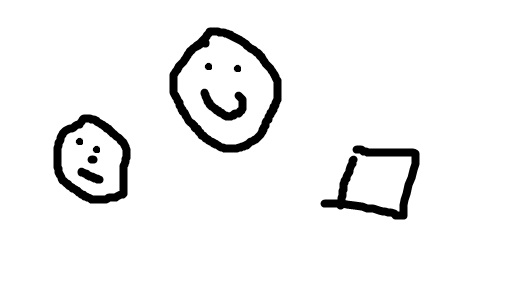
#> input picture img_bw.jpg, 512 x 288 px, given in place of the camera
$ python hand_convex_hull_tracker.py   (older library calls are emulated)
#> lines starting #> are read from the running program, lines starting #| are printed output that depends on the picture; after the words box and inside, x2 and y2 are one past the last pixel; in counts of white or black regions, pixels touching at a corner belong together
#> further down, frame is the input picture: shape (288, 512, 3); min 0, max 255, mean 241.2
import numpy as np
import cv2


def gaussianBlur(img):
    sigma = 1
    k = 3*sigma
    k_size = np.int(np.ceil((2*k+1)**2))
    gk = cv2.getGaussianKernel(k_size,sigma)
    blurred = cv2.filter2D(img,-1,gk)
    blurred = cv2.filter2D(blurred,-1,gk.T)
    return blurred

def compute_convex_hull(frame):
	gray = cv2.cvtColor(frame,cv2.COLOR_BGR2GRAY)
	#gray = gaussianBlur(gray)
	canny = cv2.Canny(gray,70,160)
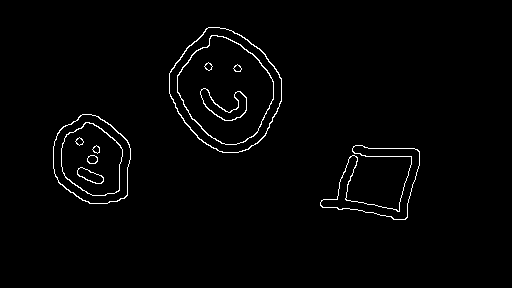
#> canny: shape (288, 512); 1.6% white in thin lines or dots, all inside (x1, y1, x2, y2) = (53, 27, 420, 220)
	_,contours,hierarchy = cv2.findContours(canny,cv2.RETR_LIST,cv2.CHAIN_APPROX_NONE)
#> contours = 24 contours; largest, box (x1, y1, x2, y2) and area: (169, 27, 282, 153) 10214, (169, 27, 282, 153) 10068, (177, 35, 274, 145) 7370, (177, 35, 274, 145) 7250, (53, 114, 131, 204) 5414

	try:
		main_contour = sorted(contours,key=cv2.contourArea,reverse=False)[-1]
#> main_contour = contour of 319 points, box (x1, y1, x2, y2) (169, 27, 282, 153), area 10214
		hull = cv2.convexHull(main_contour)
#> hull = contour of 36 points, box (x1, y1, x2, y2) (169, 27, 282, 153), area 10342
		cv2.drawContours(frame,[hull],-1,(0,255,0),2)
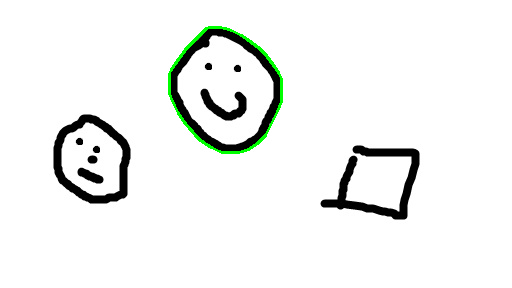
#> frame: shape (288, 512, 3); 0.74% of pixels changed, all inside (x1, y1, x2, y2) = (168, 26, 283, 154)
	except:
		print("sagne")
	return frame

cap = cv2.VideoCapture(0)
while cap.isOpened():
    ret,frame = cap.read()
    hull = compute_convex_hull(frame)
    cv2.imshow("hull",hull)
    if cv2.waitKey(3) == ord('q'):
#> (key q is pressed here)
        break
cap.release()
cv2.destroyAllWindows()

$ run again, on basenji.jpg
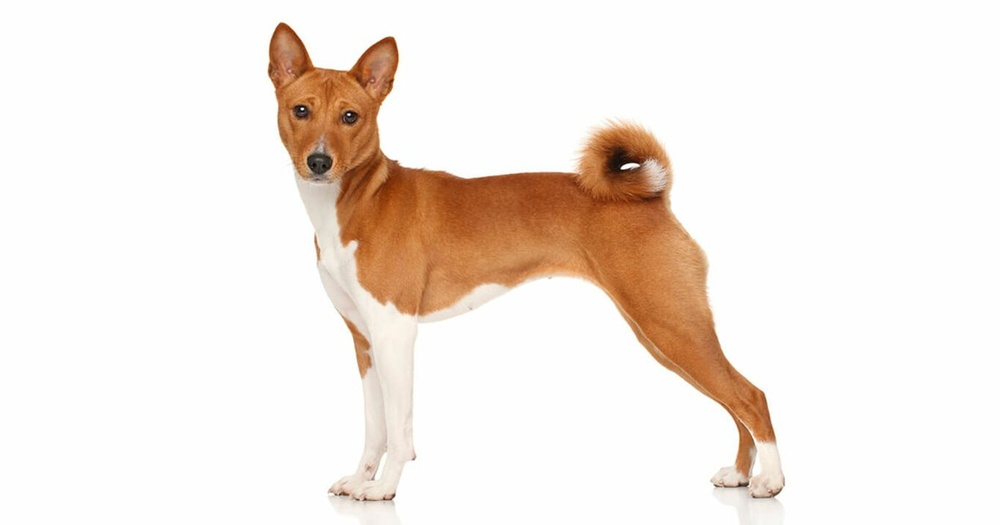
#> input picture basenji.jpg, 1000 x 525 px, shrunk from 1366 x 717 before the run, given in place of the camera
#> frame is the input picture: shape (525, 1000, 3); mean B, G, R 226.7, 233.8, 243.4
#> in compute_convex_hull, `canny = cv2.Canny(gray,70,160)`:
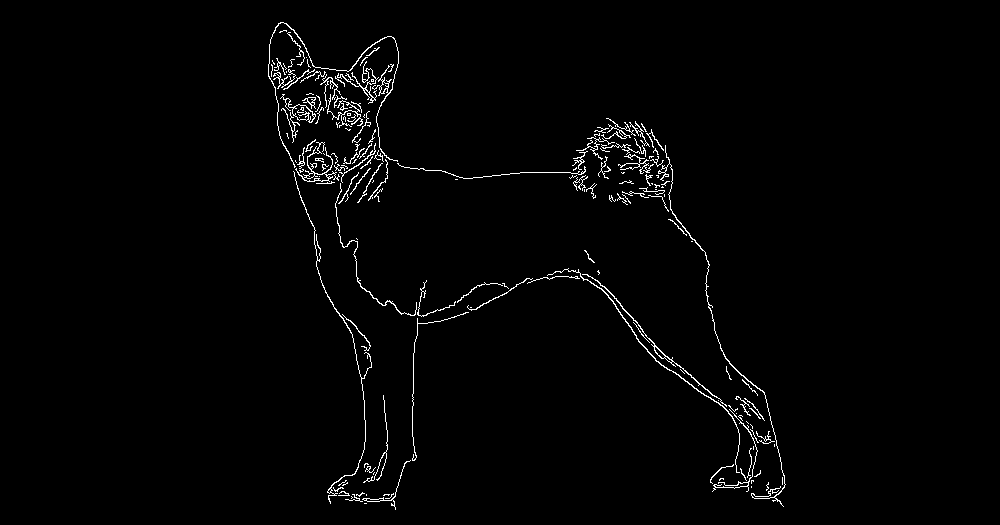
#> canny: shape (525, 1000); 1.6% white in thin lines or dots, all inside (x1, y1, x2, y2) = (268, 22, 786, 510)
#> contours = 217 contours, 189 with area under 20; largest, box (x1, y1, x2, y2) and area: (280, 94, 316, 123) 265, (292, 104, 315, 123) 232, (295, 142, 340, 182) 200, (268, 22, 399, 168) 177, (582, 274, 727, 407) 176
#> main_contour = contour of 138 points, box (x1, y1, x2, y2) (280, 94, 316, 123), area 265
#> hull = contour of 15 points, box (x1, y1, x2, y2) (280, 94, 316, 123), area 470
#> in compute_convex_hull, `cv2.drawContours(frame,[hull],-1,(0,255,0),2)`:
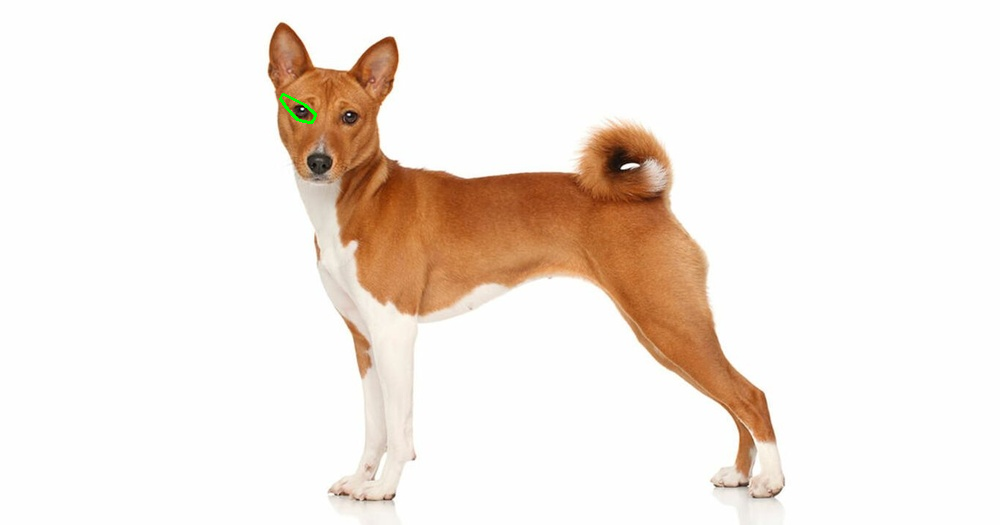
#> frame: shape (525, 1000, 3); 0.05% of pixels changed, all inside (x1, y1, x2, y2) = (279, 93, 317, 124)

$ run again, on hough_lines.jpg
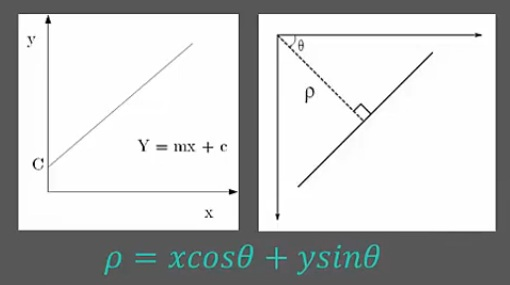
#> input picture hough_lines.jpg, 510 x 285 px, given in place of the camera
#> frame is the input picture: shape (285, 510, 3); mean B, G, R 198.3, 198.4, 197
#> in compute_convex_hull, `canny = cv2.Canny(gray,70,160)`:
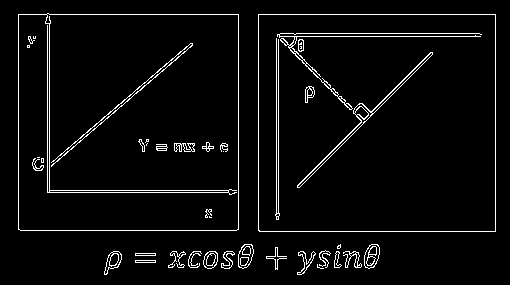
#> canny: shape (285, 510); 4.2% white in thin lines or dots, all inside (x1, y1, x2, y2) = (18, 13, 496, 275)
#> contours = 116 contours, 58 with area under 20; largest, box (x1, y1, x2, y2) and area: (258, 14, 496, 232) 51428, (258, 14, 496, 232) 51426, (18, 13, 239, 231) 47519, (18, 13, 239, 231) 47152, (297, 52, 433, 188) 716
#> main_contour = contour of 907 points, box (x1, y1, x2, y2) (258, 14, 496, 232), area 51428
#> hull = [[495, 14], [495, 231], [259, 231], [258, 230], [258, 14]]
#> in compute_convex_hull, `cv2.drawContours(frame,[hull],-1,(0,255,0),2)`:
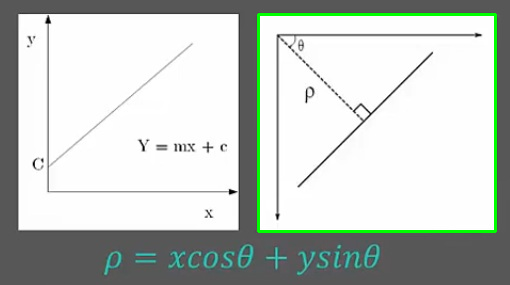
#> frame: shape (285, 510, 3); 1.87% of pixels changed, all inside (x1, y1, x2, y2) = (257, 13, 497, 233)
